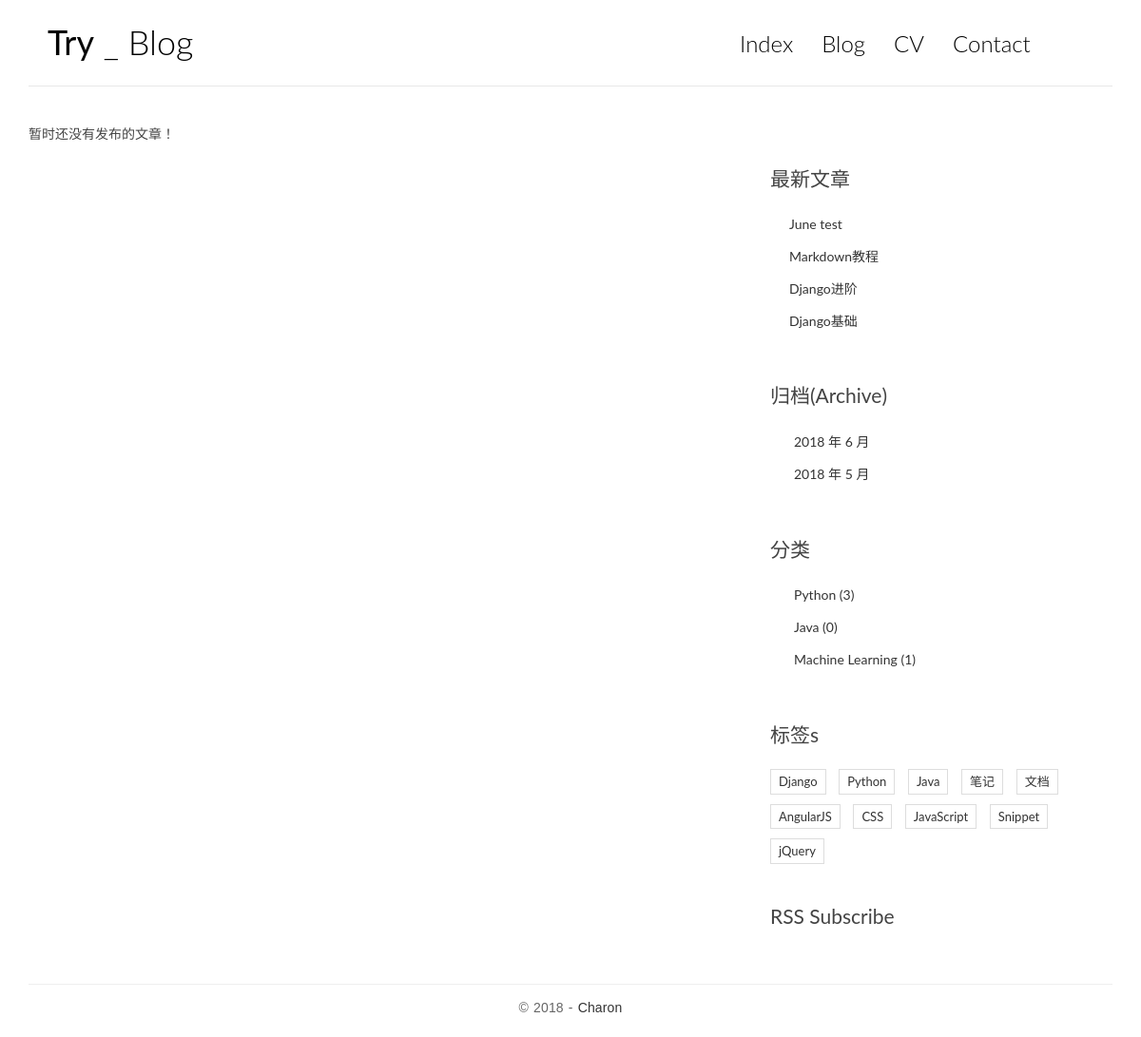
The page /category/2/ on the database as committed earlier.
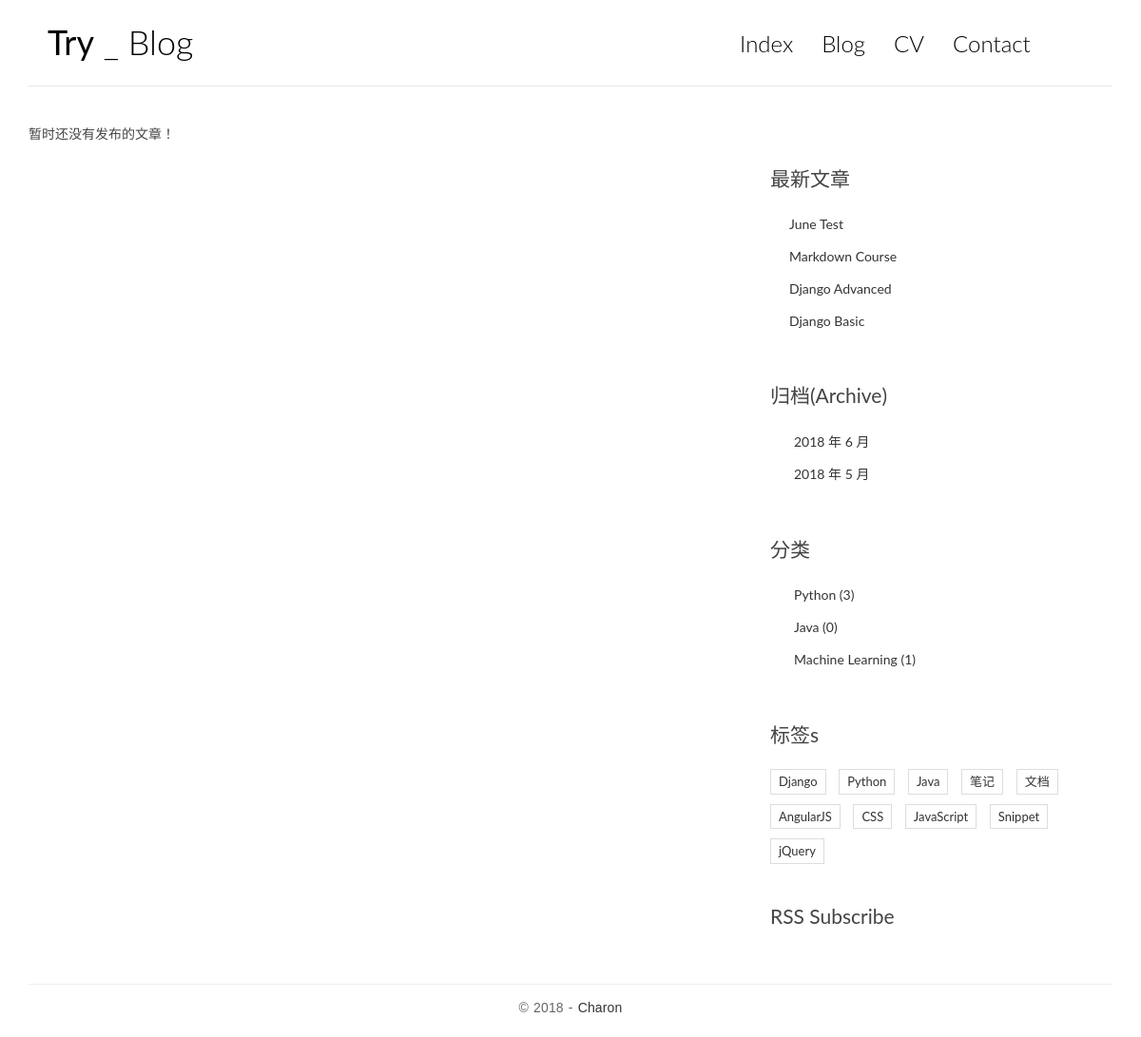
The same page on the database as committed later.
### blog/models.py (models this page shows, shortened)
class Post(models.Model):
    title = models.CharField(max_length=64)
    body = models.TextField()
    created_time = models.DateTimeField(auto_now_add=True)
    modified_time = models.DateTimeField()
    excerpt = models.CharField(max_length=200, blank=True, null= True)
    category = models.ForeignKey(Category,on_delete=models.CASCADE)
    tags = models.ManyToManyField(Tag,blank=True,null=True)
    author = models.ForeignKey(User,on_delete=models.CASCADE)
    views = models.PositiveIntegerField(default=0)  # 记录阅读量
    def get_absolute_url(self):
        return reverse('blog:detail', kwargs={'pk': self.pk})
    class Meta:
        ordering = ['-created_time','title']

### blog/views.py (the view)
# urls.py: re_path('category/(?P<pk>[0-9]+)/', views.CategoryView.as_view(), name='category'),
class CategoryView(IndexView):
    def get_queryset(self):
        cate = get_object_or_404(models.Category, pk=self.kwargs.get('pk'))
        return super(CategoryView, self).get_queryset().filter(category=cate)

### blog/templatetags/blog_tags.py (called while the page is built)
@register.simple_tag
def get_recent_post(num=5):
    return models.Post.objects.all().order_by('-created_time')[:num]

@register.simple_tag
def archives():
    return models.Post.objects.dates('created_time', 'month', order='DESC')

@register.simple_tag
def get_categories():
    return models.Category.objects.annotate(num_posts=Count('post')).filter(num_posts__gte=0)

### blog/views.py (called while the page is built, shortened)
    def get_context_data(self, **kwargs):
        context = super().get_context_data(**kwargs)
        paginator = context.get('paginator')
        page = context.get('page_obj')
        is_paginated = context.get('is_paginated')
        pagination_data = self.pagination_data(paginator, page, is_paginated)
        context.update(pagination_data)
        return context

    def pagination_data(self, paginator, page, is_paginated):
        if not is_paginated:
            return {}

### templates/blog/index.html (shortened to what this page needs)
{% extends 'base.html' %}
{% block main %}
    {% for post in post_list %}
        <article class="post post-{{ post.pk }}">
            <header class="entry-header">
                <h1 class="entry-title">
                    <a href="{{ post.get_absolute_url }}">{{ post.title }}</a>
                </h1>
                <div class="entry-meta">
                    <span class="post-category"><a href="#">{{ post.category.name }}</a></span>
                    <span class="post-date"><a href="#"><time class="entry-date"
                                                              datetime="{{ post.created_time }}">{{ post.created_time }}</time></a></span>
                    <span class="post-author"><a href="#">{{ post.author }}</a></span>
                    <span class="comments-link"><a href="#">{{ post.comment_set.count }} comments</a></span>
                    <span class="views-count"><a href="{{ post.get_absolute_url }}">{{ post.views }} read</a></span>
                </div>
            </header>
            <div class="entry-content clearfix">
                <p>{{ post.excerpt }}</p>
                <div class="read-more cl-effect-14">
                    <a href="{{ post.get_absolute_url }}" class="more-link">CONTINUE<span class="meta-nav">→</span></a>
                </div>
            </div>
        </article>
    {% empty %}
        <div class="no-post">暂时还没有发布的文章！</div>
    {% endfor %}
{% endblock main %}

### templates/base.html (shortened to what the changed rows need)
{% load staticfiles %}
{% load blog_tags %}
<!DOCTYPE html>
<html>
<head>
    <link rel="stylesheet" href="http://code.ionicframework.com/ionicons/2.0.1/css/ionicons.min.css">
    <link href="https://cdn.bootcss.com/bootstrap/3.3.7/css/bootstrap.min.css" rel="stylesheet">
    <link rel="stylesheet" href="{% static 'blog/css/pace.css' %}">
    <link rel="stylesheet" href="{% static 'blog/css/custom.css' %}">
    <link rel="stylesheet" href="{% static 'blog/css/highlights/github.css' %}">
</head>
<body>
<div class="container">
    <header id="site-header">
        <div class="row">
            <div class="col-md-4 col-sm-5 col-xs-8">
                <div class="logo">
                    <h1><a href="{% url 'blog:index' %}"><b>Try</b> _ Blog</a></h1>
                </div>
            </div>
        </div>
    </header>
</div>
<div class="content-body">
    <div class="container">
        <div class="row">
            <aside class="col-md-4">
                <div class="widget widget-recent-posts">
                    {% get_recent_post as recent_post_list %}
                    <ul>
                        {% for post in recent_post_list %}
                            <li>
                                <a href="{{ post.get_absolute_url }}">{{ post.title }}</a>
                            </li>
                        {% empty %}
                            暂无文章！
                        {% endfor %}
                    </ul>
                </div>
                    {% archives as date_list %}
                    {% get_categories as category_list %}
            </aside>
        </div>
    </div>
</div>
</body>
</html>

Rows that differ between the two databases and show on the page:
changed Post: title "June test" → "June Test"
changed Post: title "Markdown教程" → "Markdown Course"
changed Post: title "Django进阶" → "Django Advanced"
changed Post: title "Django基础" → "Django Basic"
